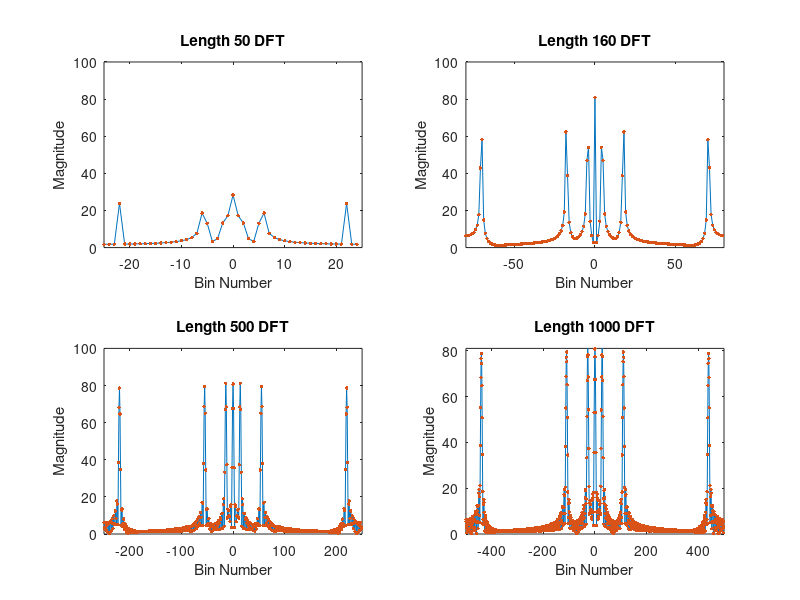
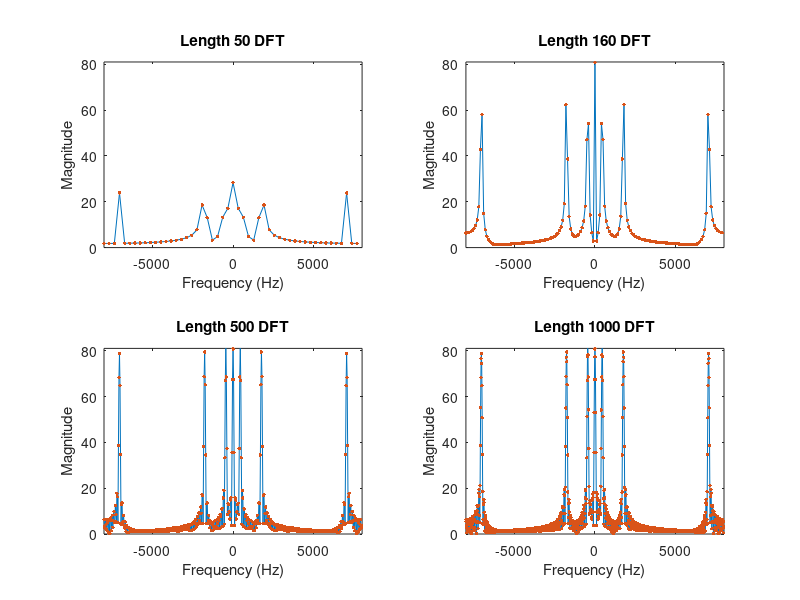
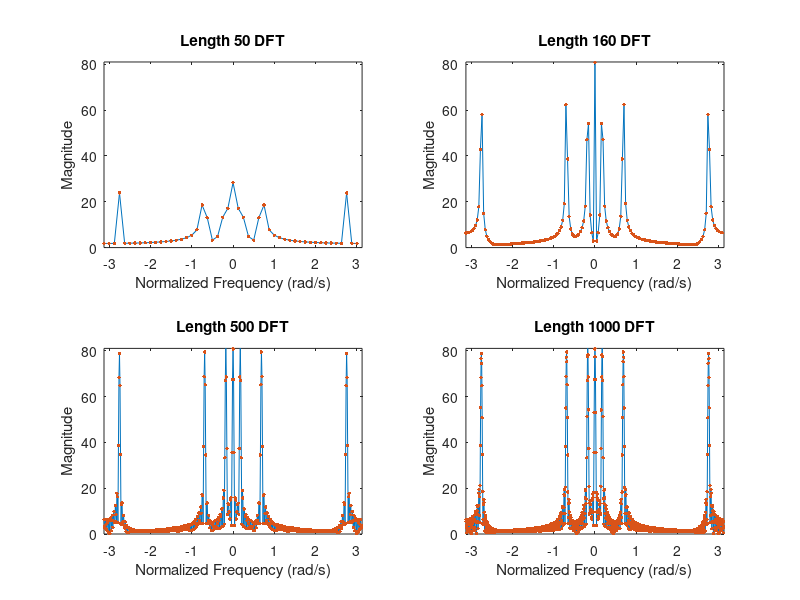

Here is the MATLAB script that generated these plots, in order:
%% Question 1 Comment Code
clear all; clc; close all;

fs = 16000;
tt = 0:1/fs:0.01-1/fs;

w0 = 888*pi;
w1 = 3520*pi;
w2 = 14080*pi;

x = 0.5 + cos(w0*tt) + cos(w1*tt + pi/4) + cos(w2*tt + 2*pi/3);

N = [50,length(x),500,1000];

X1 = fft(x,N(1));
X2 = fft(x,N(2));
X3 = fft(x,N(3));
X4 = fft(x,N(4));

% Answer in your comments: How is the DFT (using the FFT algorithm) 
% calculated when N is larger than the length of X? 
% (Hint: read help FFT)
%
% When N is larger then the length of x, the input signal x is zero-padded
% to length N before computing the FTT. The zero-padding allows for
% increased frequency resolution of the DFT without adding new information.

% Answer on your comments: How is the DFT (using the FFT algorithm) 
% calculated  when N is smaller than the length of X? 
%
%  When N is smaller than the length of x, the input signal is truanced to
%  length N before computing FFT. This truancation may cause loss of
%  information and spectral leakage. 

% Answer in your comments: Why would you not want to always make N as large
% as possible?
%
% Making N very large increases computational complexity and processing
% time. Also, zero-padding beyond a certain point does not add a new
% frequency content, only interpolates the spectrum. Very large N may also
% reduce the amplitude of spectral peaks due to energy over more bins. 

b1 = -ceil((N(1)-1)/2):floor((N(1)-1)/2);
b2 = -ceil((N(2)-1)/2):floor((N(2)-1)/2);
b3 = -ceil((N(3)-1)/2):floor((N(3)-1)/2);
b4 = -ceil((N(4)-1)/2):floor((N(4)-1)/2);

% Answer in your comments: What frequencies do the peaks represent?
%
% The peaks correspond to the frequencies of the cosing components in the
% signal x. Specifically, the preaks represent frequencies at +/- w0/(2*pi),
% +/- w1/(2*pi), and +/- w2/(2*pi) in Hz. These correspond to the normalized
% frequencies of the cosines in the signal. 

f1 = b1*fs/N(1);
f2 = b2*fs/N(2);
f3 = b3*fs/N(3);
f4 = b4*fs/N(4);

w1 = 2*pi/N(1)*b1;
w2 = 2*pi/N(2)*b2;
w3 = 2*pi/N(3)*b3;
w4 = 2*pi/N(4)*b4;

figure
subplot(221)
plot(b1,fftshift(abs(X1)))
hold on;
plot(b1,fftshift(abs(X1)), '.', 'markersize', 8)
hold off;
xlim([-N(1)/2 N(1)/2]); ylim([0 100]);
xlabel('Bin Number')
ylabel('Magnitude')
title(sprintf('Length %i DFT',N(1)))

subplot(222)
plot(b2,fftshift(abs(X2)))
hold on;
plot(b2,fftshift(abs(X2)), '.', 'markersize', 8)
hold off;
xlim([-N(2)/2 N(2)/2]); ylim([0 100]);
xlabel('Bin Number')
ylabel('Magnitude')
title(sprintf('Length %i DFT',N(2)))

subplot(223)
plot(b3,fftshift(abs(X3)))
hold on;
plot(b3,fftshift(abs(X3)), '.', 'markersize', 8)
hold off;
xlim([-N(3)/2 N(3)/2]); ylim([0 100]);
xlabel('Bin Number')
ylabel('Magnitude')
title(sprintf('Length %i DFT',N(3)))

subplot(224)
plot(b4,fftshift(abs(X4)))
hold on;
plot(b4,fftshift(abs(X4)), '.', 'markersize', 8)
hold off;
xlim([-N(4)/2 N(4)/2]); ylim([0 81]);
xlabel('Bin Number')
ylabel('Magnitude')
title(sprintf('Length %i DFT',N(4)))



figure
subplot(221)
plot(f1,fftshift(abs(X1)))
hold on;
plot(f1,fftshift(abs(X1)), '.', 'markersize', 8)
hold off;
xlim([-fs/2 fs/2]); ylim([0 81]);
xlabel('Frequency (Hz)')
ylabel('Magnitude')
title(sprintf('Length %i DFT',N(1)))

subplot(222)
plot(f2,fftshift(abs(X2)))
hold on;
plot(f2,fftshift(abs(X2)), '.', 'markersize', 8)
hold off;
xlim([-fs/2 fs/2]); ylim([0 81]);
xlabel('Frequency (Hz)')
ylabel('Magnitude')
title(sprintf('Length %i DFT',N(2)))

subplot(223)
plot(f3,fftshift(abs(X3)))
hold on;
plot(f3,fftshift(abs(X3)), '.', 'markersize', 8)
hold off;
xlim([-fs/2 fs/2]); ylim([0 81]);
xlabel('Frequency (Hz)')
ylabel('Magnitude')
title(sprintf('Length %i DFT',N(3)))

subplot(224)
plot(f4,fftshift(abs(X4)))
hold on;
plot(f4,fftshift(abs(X4)), '.', 'markersize', 8)
hold off;
xlim([-fs/2 fs/2]); ylim([0 81]);
xlabel('Frequency (Hz)')
ylabel('Magnitude')
title(sprintf('Length %i DFT',N(4)))





figure
subplot(221)
plot(w1,fftshift(abs(X1)))
hold on;
plot(w1,fftshift(abs(X1)), '.', 'markersize', 8)
hold off;
xlim([-pi pi]); ylim([0 81]);
xlabel('Normalized Frequency (rad/s)');
ylabel('Magnitude')
title(sprintf('Length %i DFT',N(1)))

subplot(222)
plot(w2,fftshift(abs(X2)))
hold on;
plot(w2,fftshift(abs(X2)), '.', 'markersize', 8)
hold off;
xlim([-pi pi]); ylim([0 81]);
xlabel('Normalized Frequency (rad/s)');
ylabel('Magnitude')
title(sprintf('Length %i DFT',N(2)))

subplot(223)
plot(w3,fftshift(abs(X3)))
hold on;
plot(w3,fftshift(abs(X3)), '.', 'markersize', 8)
hold off;
xlim([-pi pi]); ylim([0 81]);
xlabel('Normalized Frequency (rad/s)');
ylabel('Magnitude')
title(sprintf('Length %i DFT',N(3)))

subplot(224)
plot(w4,fftshift(abs(X4)))
hold on;
plot(w4,fftshift(abs(X4)), '.', 'markersize', 8)
hold off;
xlim([-pi pi]); ylim([0 81]);
xlabel('Normalized Frequency (rad/s)')
ylabel('Magnitude')
title(sprintf('Length %i DFT',N(4)))

% Answer in your comments: How does the length of the DFT affect the
% magnitude? Be sure to zoom in on the bases of the peaks in each DFT
% magnitude plot.
%
% Increasing the length of the DTF (N) increases frequency resolution,
% making peaks sharper and more distinguishable. With small N, peaks are
% broader and may overlap, reducing frequency resolution. Zero-padding (N
% > length(x)) interpolates the specturm, making peaking appear smoother.
% However, the magnitude of the peaks remains approximately the same; only
% the resolution changes. 